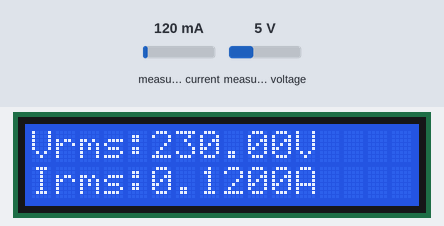
A sketch run on a simulated ESP32. Shown: 16×2 character LCD. Inputs (shaded band) come from the test bench; at power-on: measured current 120 mA, measured voltage 5 V. WiFi joins after 1.5 s; servers stay silent unless stated; what the sketch prints to the serial monitor is not drawn.

Above: at 7.6 s.
7.7 s: measured current set to 40 mA
At 15.7 s:
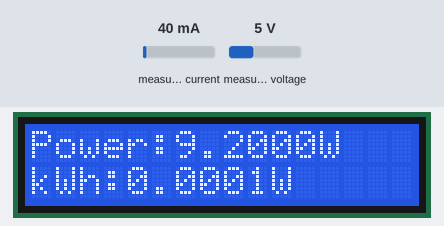
19.0 s: measured voltage set to 0.3 V
At 23.7 s:
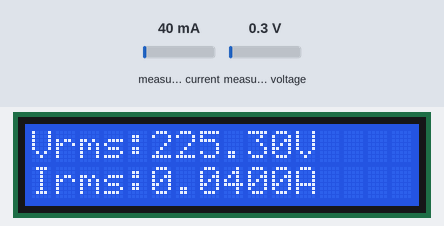
26.8 s: measured current set to 500 mA
At 28.5 s:
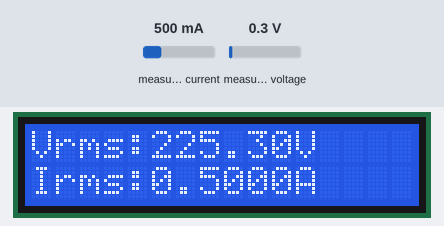
32.1 s: measured voltage set to 3.8 V
At 34.6 s:
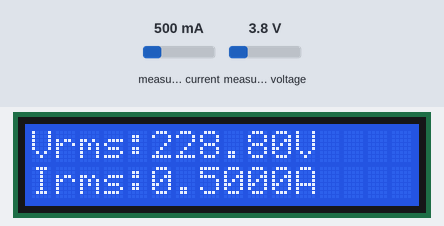
37.4 s: measured current set to 1000 mA
At 39.5 s:
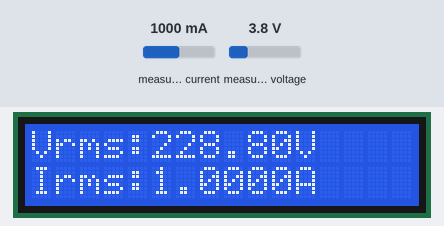
42.6 s: measured voltage set to 7.5 V
At 44.3 s:
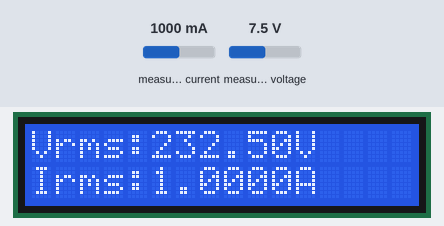
Timing chart, 0 to 45.8 s (numbered marks = the images above; inputs shaded):
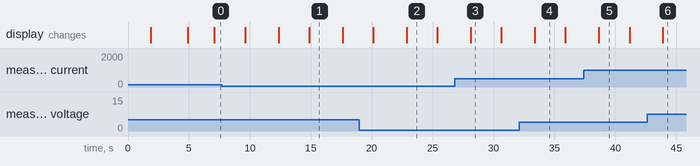

Measured:
- after the input at 7.7 s, the display: first differs from a run without the input after 4.7 s (image 1 shows a later state)
- after the input at 19.0 s, the display: first differs from a run without the input after 3.9 s (image 2)
- after the input at 26.8 s, the display: changes after 1.3 s (image 3)
- after the input at 32.1 s, the display: changes after 1.3 s (image 4)
- after the input at 37.4 s, the display: changes after 1.2 s (image 5)
- after the input at 42.6 s, the display: changes after 1.3 s (image 6)
- what the display in image 1 shows lasts 2.7 s, from 14.9 s to 17.6 s

The sketch:

code.ino
```cpp
#define BLYNK_TEMPLATE_ID "TMPL3LWJ6vXQd"
#define BLYNK_TEMPLATE_NAME "energy meter"
#define BLYNK_AUTH_TOKEN "7pd86JehzTEAkXFIu05uHMRLC3dvvd9I"

// Comment this out to disable prints and save space
#define BLYNK_PRINT Serial
#include "EmonLib.h"
#include <WiFi.h>
#include <WiFiClient.h>
#include <BlynkSimpleEsp32.h>
 WiFiClient client;

char auth[] = BLYNK_AUTH_TOKEN;

const char *ssid =  "Redmi123";     // replace with your wifi ssid and wpa2 key
const char *pass =  "123456780";

BlynkTimer timer;

EnergyMonitor emon;

#define vCalibration 83.3
#define currCalibration 0.50

#include <Wire.h>
#include <LiquidCrystal_I2C.h>
LiquidCrystal_I2C lcd(0x27,16,2);

float kWh = 0;

unsigned long lastmillis = millis();

void myTimerEvent()
{
  emon.calcVI(20, 2000);
  kWh = kWh + emon.apparentPower * (millis() - lastmillis) / 3600000000.0;
  yield();
  Serial.print("Vrms: ");
  Serial.print(emon.Vrms, 2);
  Serial.print("V");

  Serial.print("\tIrms: ");
  Serial.print(emon.Irms, 4);
  Serial.print("A");

  Serial.print("\tPower: ");
  Serial.print(emon.apparentPower, 4);
  Serial.print("W");

  Serial.print("\tkWh: ");
  Serial.print(kWh, 5);
  Serial.println("kWh");

  lcd.clear();
  lcd.setCursor(0, 0);
  lcd.print("Vrms:");
  lcd.print(emon.Vrms, 2);
  lcd.print("V");
  lcd.setCursor(0, 1);
  lcd.print("Irms:");
  lcd.print(emon.Irms, 4);
  lcd.print("A");
  delay(2500);

  lcd.clear();
  lcd.setCursor(0, 0);
  lcd.print("Power:");
  lcd.print(emon.apparentPower, 4);
  lcd.print("W");
  lcd.setCursor(0, 1);
  lcd.print("kWh:");
  lcd.print(kWh, 4);
  lcd.print("W");
  delay(2500);

  lastmillis = millis();

  Blynk.virtualWrite(V0, emon.Vrms);
  Blynk.virtualWrite(V1, emon.Irms);
  Blynk.virtualWrite(V2, emon.apparentPower);
  Blynk.virtualWrite(V3, kWh);
}

void setup()
{
  Serial.begin(115200);
Blynk.begin(auth, ssid, pass, "blynk.cloud", 80);
    lcd.begin();
  lcd.backlight();

  emon.voltage(35, vCalibration, 1.7); // Voltage: input pin, calibration, phase_shift
  emon.current(34, currCalibration); // Current: input pin, calibration.

  timer.setInterval(5000L, myTimerEvent);
  lcd.setCursor(3, 0);
  lcd.print("IoT Energy");
  lcd.setCursor(5, 1);
  lcd.print("Meter");
  delay(3000);
  lcd.clear();
}

void loop()
{
  Blynk.run();
  timer.run();
}
```
